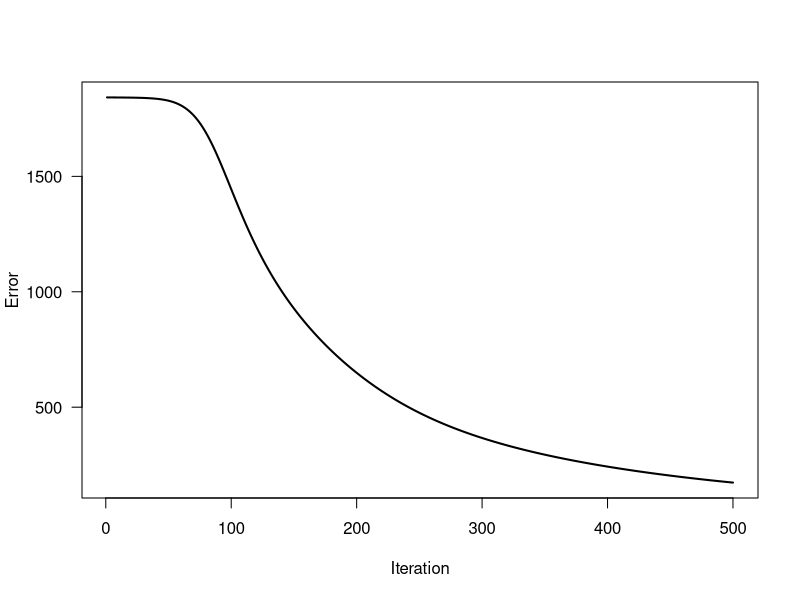

This chart was generated by the following R code:
safelog <- function(x) {
  return (log(x + 1e-100))
}

# read data into memory
X_data <- read.csv("hw03_digits.csv")
y_data <- read.csv("hw03_labels.csv")


class_size <- 100
class_count <- 10
ratio <- 0.8

X_train <- NULL
y_truth <- NULL
Xtest <- NULL
y_test <- NULL

iteration <- 1
# seperate data as it wanted
while(1){
  
  #train data set
  st <- (iteration-1)*class_size +1
  en <- (iteration-1)*class_size + class_size * ratio
  
  X_train <- rbind(X_train, X_data[st:en,])
  y_truth <- c(y_truth,y_data[st:en,])
  
  
  #test data set
  st <- (iteration-1)*class_size + class_size * ratio +1
  en <- iteration * class_size 
  
  Xtest <- rbind(Xtest, X_data[st:en,])
  y_test <- c(y_test,y_data[st:en,])
  
  iteration <- iteration +1
  if (iteration > class_count){
    break
  }
}

X <- X_train

# get number of classes  number of samples and number of features
K <- max(y_truth)
N <- length(y_truth)
D <- ncol(X)

# one-of-K-encoding
Y_truth <- matrix(0, N, K)
Y_truth[cbind(1:N, y_truth)] <- 1


# define the sigmoid function
sigmoid <- function(X, W){
  return(1/ (1+ exp(-as.matrix(cbind(1, X))%*%as.matrix(W))) )
}


# define the softmax function
softmax <- function(Z, V) {
  scores <- as.matrix(cbind(1, Z)) %*% as.matrix(V)
  scores <- exp(scores - matrix(apply(scores, MARGIN = 1, FUN = max), nrow = nrow(scores), ncol = ncol(scores), byrow = FALSE))
  scores <- scores / matrix(rowSums(scores), nrow(scores), ncol(scores), byrow = FALSE)
  return (scores)
}


# set learning parameters
eta <- 0.0005 
epsilon <- 1e-3
H <- 20 
max_iteration <- 500 


# define the gradient functions
gradient_delta_v <- function(X, Y_truth, Y_predicted) {
  return (sapply(X = 1:ncol(Y_truth), function(c) -colSums(matrix((Y_truth[,c]-Y_predicted[,c]), nrow = nrow(X), ncol = ncol(X), byrow = FALSE) * X)))
}

gradient_delta_W <- function(X,Z,Y_truth, Y_predicted) {
  return ( - t(cbind(1,X)) %*%  (rowSums(sapply(X = 1:ncol(Y_truth), function(c) (Y_truth[,c] - Y_predicted[,c])%*% t(V[2:(H + 1),c]))) * (Z[, 1:H] * (1 - Z[, 1:H])))  )
}


# randomly initalize W and v
set.seed(421)
W <- matrix(runif((D + 1) * H, min = -0.01, max = 0.01), D + 1, H) 
V <- matrix(runif((H + 1) * K, min = -0.01, max = 0.01), H + 1, K)

#initialize first predicted values
Z <- sigmoid(X, W)
Y_predicted <- softmax(Z, V)
objective_values <- - sum(Y_truth * safelog(Y_predicted))

#set iteration
iteration <- 1
while (1) {
  iteration <- iteration + 1
  
  delta_v <- eta * gradient_delta_v(cbind(1,Z),Y_truth,Y_predicted) 
  
  delta_W <- eta * gradient_delta_W(X,Z,Y_truth,Y_predicted)
  
  V <- V - delta_v
  W <- W - delta_W
  
  # calculate hidden nodes
  Z <- sigmoid(X, W)
  
  # calculate output node
  Y_predicted <- softmax(Z, V)
  
  objective_values <- c(objective_values, -sum(Y_truth * safelog(Y_predicted)))
  
  if ( abs(objective_values[iteration - 1] - objective_values[iteration]) < epsilon | iteration >= max_iteration) {
    break
  }
}
#print(W)
#print(V)

# plot objective function during iterations
plot(1:iteration, objective_values,
     type = "l", lwd = 2, las = 1,
     xlab = "Iteration", ylab = "Error")


# calculate confusion matrix for the train data points
y_predicted <- apply(Y_predicted, MARGIN = 1, FUN = which.max)
confusion_matrix <- table(y_predicted, y_truth)
print(confusion_matrix)



#calculate predictions for test data points with using the trained multilayer perceptron
Z <- sigmoid(Xtest, W)
Y_predicted <- softmax(Z, V)

# calculate confusion matrix for the test data points
y_predicted <- apply(Y_predicted, MARGIN = 1, FUN = which.max)
confusion_matrix <- table(y_predicted, y_test)
print(confusion_matrix)
